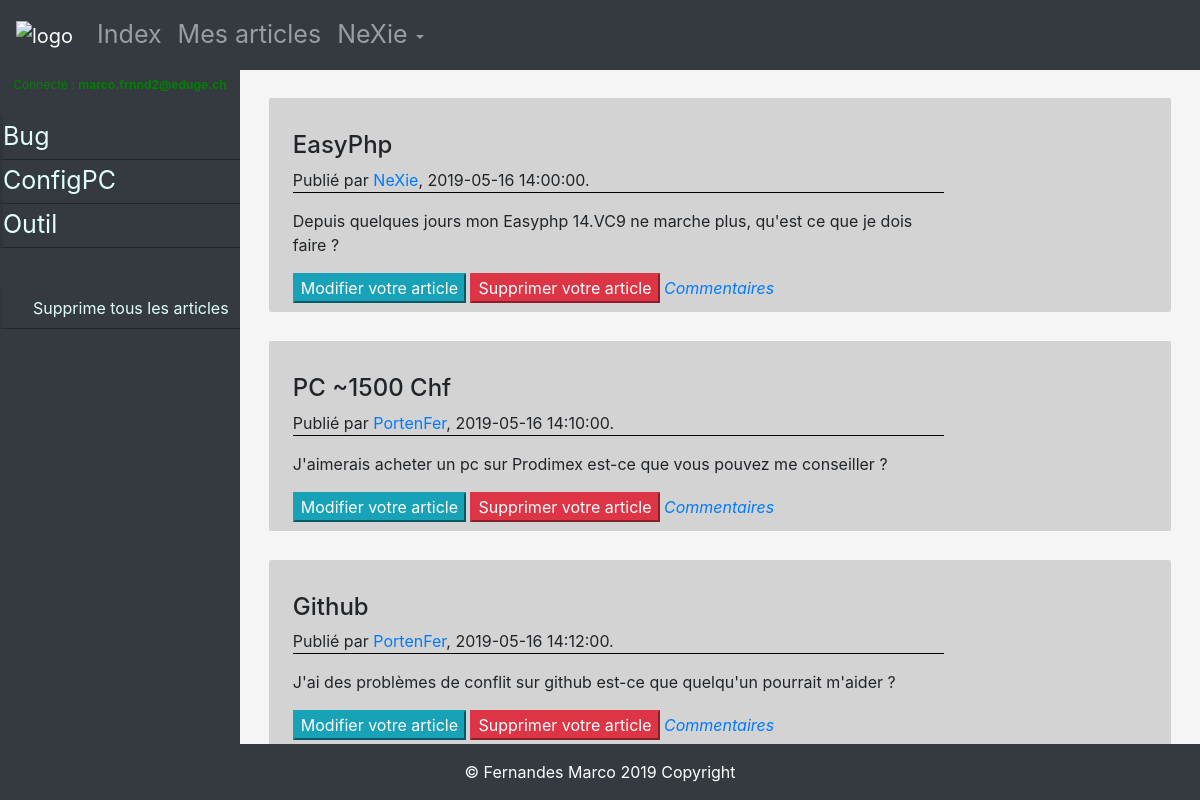
/index.php?page=Index (signed in), run on the app's committed database.
### tables this page shows
CREATE TABLE IF NOT EXISTS `topics` (
  `id_topic` int(11) NOT NULL AUTO_INCREMENT,
  `title_topic` varchar(100) NOT NULL,
  PRIMARY KEY (`id_topic`),
  UNIQUE KEY `title` (`title_topic`)
);

CREATE TABLE IF NOT EXISTS `articles` (
  `id_article` int(11) NOT NULL AUTO_INCREMENT,
  `id_topic` int(11) NOT NULL,
  `id_user` int(11) NOT NULL,
  `title` varchar(50) NOT NULL,
  `content` text NOT NULL,
  `creation_date` timestamp NOT NULL DEFAULT CURRENT_TIMESTAMP,
  `is_active` tinyint(1) NOT NULL,
  PRIMARY KEY (`id_article`),
  KEY `id_article` (`id_article`),
  KEY `id_topic` (`id_topic`),
  KEY `id_user` (`id_user`)
);

CREATE TABLE IF NOT EXISTS `users` (
  `id_user` int(11) NOT NULL AUTO_INCREMENT,
  `pseudo` varchar(50) NOT NULL,
  `last_name` varchar(50) NOT NULL,
  `first_name` varchar(50) NOT NULL,
  `email` varchar(50) NOT NULL,
  `password` varchar(45) NOT NULL,
  `is_admin` tinyint(1) NOT NULL,
  `is_active` tinyint(1) NOT NULL,
  PRIMARY KEY (`id_user`)
);

### new_functions/pdoConnection.php (called while the page is built, shortened)
<?php
class EDatabase {
    private static $pdoInstance;
    public static function getInstance() {
        if (self::$pdoInstance == null) {
            try {
                $dsn = EDB_DBTYPE . ':host=' . EDB_HOST . ';port=' . EDB_PORT . ';dbname=' . EDB_DBNAME . ';charset=utf8';
                self::$pdoInstance = new PDO($dsn, EDB_USER, EDB_PASS);
                self::$pdoInstance->setAttribute(PDO::ATTR_ERRMODE, PDO::ERRMODE_EXCEPTION);
            } catch (PDOException $e) {
                echo "Database Error: " . $e->getMessage();
            }
        }
        return self::$pdoInstance;
    }
}

### new_functions/fonctionDatabase.php (called while the page is built, shortened)
<?php
function getTopics() {
    try {
        $sql = "SELECT * FROM `topics`";
        $dbQuery = EDatabase::getInstance()->prepare($sql);
        $dbQuery->execute();
        return $dbQuery->fetchAll(PDO::FETCH_ASSOC);
    } catch (PDOException $e) {
        die('Erreur : ' . $e->getMessage());
    }
}
function getArticlesPublic() {
    try {
        $sql = "SELECT * FROM `articles` "
                . "LEFT JOIN `users` ON `articles`.`id_user` = `users`.`id_user` "
                . "WHERE `articles`.`is_active` = 1 "
                . "AND `users`.`is_active` = 1 "
                . "ORDER BY creation_date ASC LIMIT 5";
        $dbQuery = EDatabase::getInstance()->prepare($sql);
        $dbQuery->execute();
        return $dbQuery->fetchAll(PDO::FETCH_ASSOC);
    } catch (PDOException $e) {
        die('Erreur : ' . $e->getMessage());
    }
}

### new_includes/articlesPublic.php (the view, shortened to what this page needs)
<article>
    <div class="insideArt row content">
        <div class="col-sm-9">
            <h4><?= $value["title"] ?></h4>
            <p class="bordure"> Publié par <a href="index.php?page=publicProfile&pseudoProfile=<?= $value["pseudo"] ?>"><?= $value["pseudo"] ?></a>, <?= $value["creation_date"] ?>.</p>
            <p><?= $value["content"] ?></p>
            <?php if ($is_admin == 2 || $_SESSION["pseudo"] == $value["pseudo"]) {
                ?>
                <a href="index.php?page=ModifArticles&idModifMyArticle=<?= $value["id_article"] ?>"><input type="button" class="btn-info" name="ModifMyArticles" value="Modifier votre article"></a>
                <a href="index.php?page=DeleteArticle&DeleteArticleById=<?= $value["id_article"] ?>"><input class="btn-danger" type="submit" name="DelMyArticles" value="Supprimer votre article"></a>
            <?php } ?>
            <?php if (isset($_SESSION["Connected"])) { ?>
                <em><a href="./index.php?page=afficheArticleById&idArt=<?= $value["id_article"] ?>">Commentaires</a></em>
            <?php } ?>
        </div>
    </div>
</article>

### new_includes/menu.inc.php (shortened to what this page needs)
<?php
$is_admin = 0;
if (isset($_SESSION["is_admin"])) {
    $is_admin = $_SESSION["is_admin"];
}
$tableTopic = getTopics();
?>
<nav class="nav-side-menu bg-dark text-white">
    <div class="text-white bg-dark brand">
        <?php if (isset($_SESSION["Connected"])) { ?>
            <p style="color:green; font-size: 12px;">Connecté : <strong> <?= $_SESSION["email"] ?></strong></p>
        <?php } ?>
    </div>
    <div class="menu-list">
        <ul id="menu-content" class="menu-content collapse out">
            <?php
            if (isset($_SESSION["Connected"])) {
                foreach ($tableTopic as $value) {
                    ?>
                    <li><a class="fontSize" href="index.php?page=displayArtByTopics&nameTopic=<?= $value["title_topic"] ?>&id_topic=<?= $value["id_topic"] ?>"><?= $value["title_topic"] ?></a></li>
                    <?php
                }
            }
            ?>
            <br>
                    <?php
            if ($is_admin == 2) {
                ?>
                <li><a href="index.php?page=DeleteAllArticles&HideAllArticles"><i class="fa fa-user fa-lg"></i> Supprime tous les articles</a></li>
<?php } ?>
        </ul>
    </div>
</nav>

### new_includes/article.inc.php (shortened to what this page needs)
<section>
    <?php
    if ($page == "Index") {
        $tableArticlesPublic = getArticlesPublic();
        foreach ($tableArticlesPublic as $value) {
            include '/new_includes/articlesPublic.php';
        }
    }
    ?>
</section>

### css/MyCFPTForum.css (style rules this page uses)
section { height: 88vh; background-color: whitesmoke; overflow-y: scroll; }
article { border-radius: 2px; margin: 3% 3% 3% 3%; background-color: lightgrey; }
.insideArt { margin-left: 1%; padding-top: 1%; padding-bottom: 1%; }
.bordure { border-bottom:1px solid black; }
.fontSize { font-size: 25px; }
.nav-side-menu { background-color: #2e353d; float: left; width: 20%; height: 88vh; }
.nav-side-menu .brand { line-height: 30px; text-align: center; }
.nav-side-menu ul,.nav-side-menu li { list-style: none; padding: 0px; margin: 0px; line-height: 40px; cursor: pointer; }
.nav-side-menu li { padding-left: 0px; border-left: 3px solid #2e353d; border-bottom: 1px solid #23282e; }
.nav-side-menu li a { text-decoration: none; color: #e1ffff; }
.nav-side-menu li a i { padding-left: 10px; width: 20px; padding-right: 20px; }
@media (min-width: 767px) { .nav-side-menu .menu-list .menu-content { display: block; } }
body { background-color: #e8e8e8; }

### data on the page
topics: title_topic "Bug"
topics: title_topic "ConfigPC"
topics: title_topic "Outil"
articles: title "EasyPhp", id_user.pseudo "NeXie", creation_date "2019-05-16 14:00:00", content "Depuis quelques jours mon Easyphp 14.VC9 ne marche plus, qu'est ce que je dois faire ?"
articles: title "PC ~1500 Chf", id_user.pseudo "PortenFer", creation_date "2019-05-16 14:10:00", content "J'aimerais acheter un pc sur Prodimex est-ce que vous pouvez me conseiller ?"
articles: title "Github", id_user.pseudo "PortenFer", creation_date "2019-05-16 14:12:00", content "J'ai des problèmes de conflit sur github est-ce que quelqu'un pourrait m'aider ?"

### other printed values
$_SESSION["pseudo"] "NeXie"
